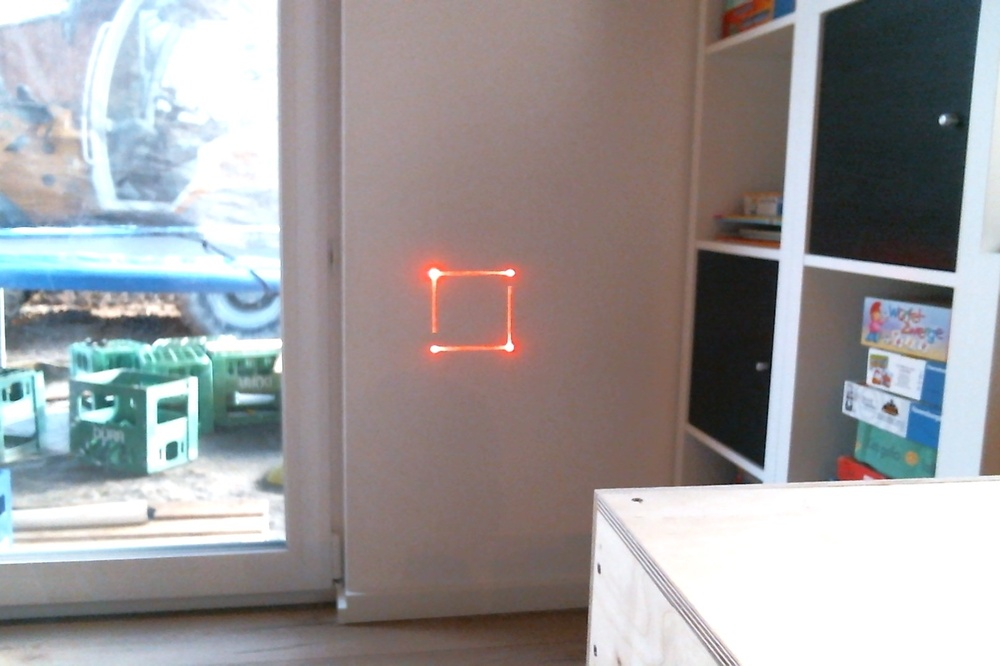
#> input picture Quadrat.jpg, 1000 x 666 px, shrunk from 1616 x 1077 before the run, given in place of the camera
$ python 2_circles.py
#> lines starting #> are read from the running program, lines starting #| are printed output that depends on the picture; after the words box and inside, x2 and y2 are one past the last pixel; in counts of white or black regions, pixels touching at a corner belong together
#from types import NoneType
import cv2 as cv
import numpy as np
import time
import math

# my webcam(2), default(0)
cap = cv.VideoCapture(0)

parameter1=100
def update1(value):
    global parameter1
    parameter1=value

parameter2=100
def update2(value):
    global parameter2
    parameter2=value

parameter3=100
def update3(value):
    global parameter3
    parameter3=value

# [4 lines of commented-out code are left out]
_, lf = cap.read()
#> lf is the input picture: shape (666, 1000, 3); mean B, G, R 153.9, 152.7, 155.4
print(lf.dtype)
#| uint8
while(1):
    # Take each frame
    _, rframe = cap.read()
    cv.imshow("rframe",rframe)
    frame=np.add(rframe//2,lf//2)
    #print(np.min(frame))
    cv.imshow("addframe",frame)
    lf=rframe
    #time.sleep(.1)
    # Convert BGR to HSV
    hsv = cv.cvtColor(frame, cv.COLOR_BGR2HSV)
#> hsv: shape (666, 1000, 3); mean H, S, V 52.3, 41, 165.4
    hsv_c = cv.cvtColor(frame, cv.COLOR_BGR2HSV)

    # define range of blue color in HSV
    parameter3 = 10
    lower = np.array([parameter3,parameter3,parameter3])
    upper = np.array([255,255,255])

    # Threshold the HSV image to get only blue colors
    mask = cv.inRange(frame, lower, upper)
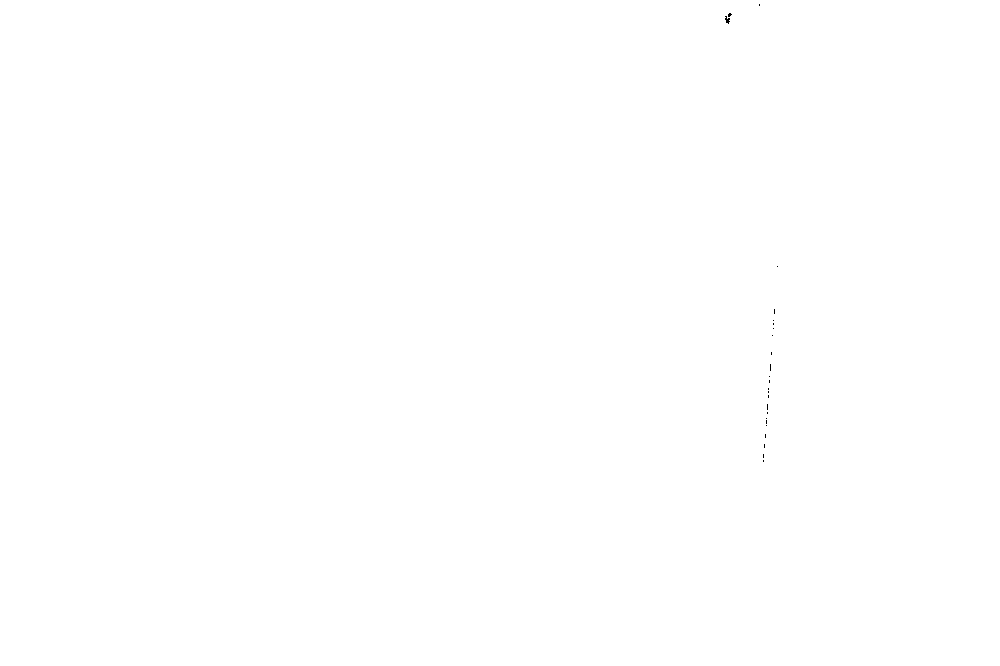
#> mask: shape (666, 1000); 100% white; black in thin lines or dots, all inside (x1, y1, x2, y2) = (725, 4, 778, 462)

    # Bitwise-AND mask and original image
    res = cv.bitwise_and(frame, frame, mask=mask)
    cv.imshow("res",res)
    cv.imshow('mask',mask)

    img = cv.medianBlur(res,3)
    cimg = cv.cvtColor(img,cv.COLOR_BGR2GRAY)
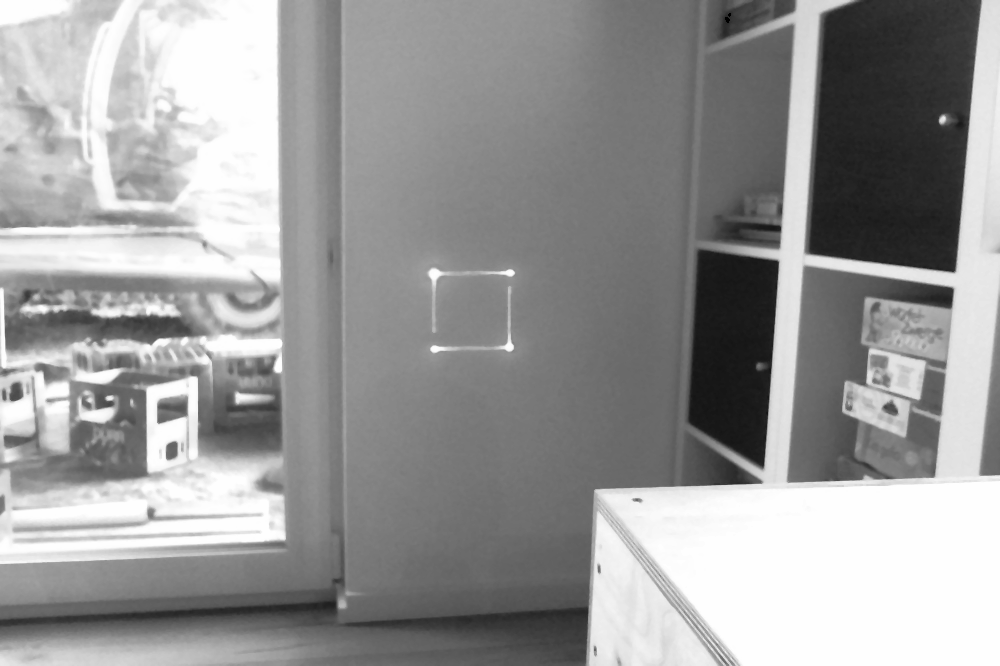
#> cimg: shape (666, 1000); min 0, max 254, mean 153.1
    circles = cv.HoughCircles(cimg,cv.HOUGH_GRADIENT,2,10,param1=parameter1,param2=parameter2,minRadius=5,maxRadius=200)
#> circles = 156 rows, first 8: [145, 245, 139.4], [157, 419, 119.6], [159, 251, 124], [107, 357, 84.4], [123, 281, 86.6], [197, 433, 84.4], [243, 443, 110.8], [189, 265, 91]

    if type(circles) != type(None):
        circles = np.uint16(np.around(circles))
#> circles = 156 rows, first 8: [145, 245, 139], [157, 419, 120], [159, 251, 124], [107, 357, 84], [123, 281, 87], [197, 433, 84], [243, 443, 111], [189, 265, 91]
        i=circles[0,0]
#> i = [145, 245, 139]
        # draw the outer circle
        cv.circle(cimg,(i[0],i[1]),i[2],(0,255,0),2)
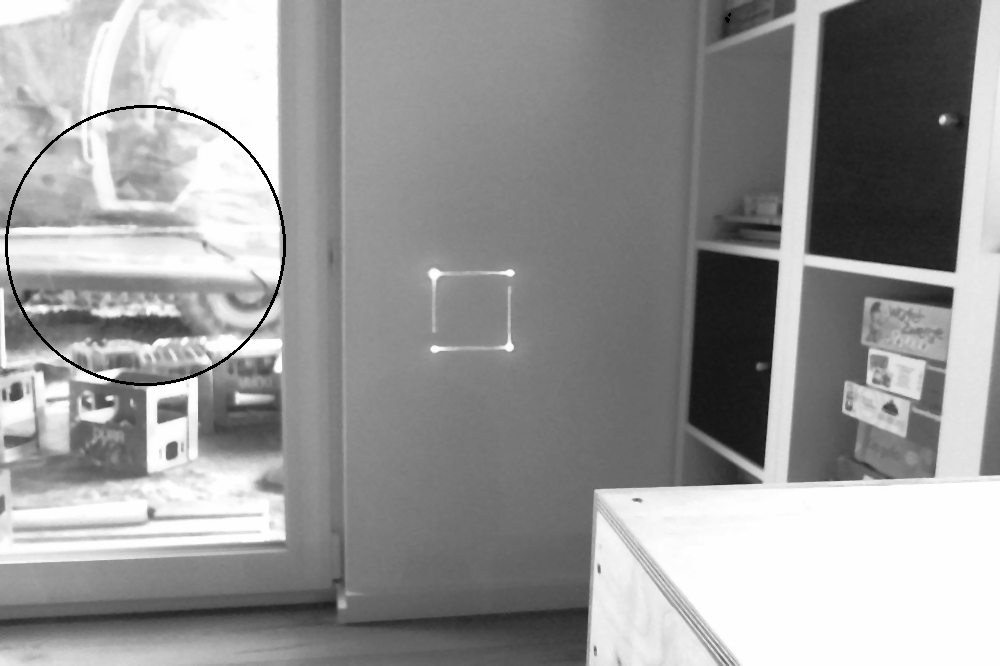
#> cimg: shape (666, 1000); 0.38% of pixels changed, all inside (x1, y1, x2, y2) = (5, 105, 286, 386)
        # draw the center of the circle
        cv.circle(cimg,(i[0],i[1]),2,(0,0,255),3)
#> cimg: shape (666, 1000); 0.01% of pixels changed, all inside (x1, y1, x2, y2) = (141, 241, 150, 250)
        cv.imshow('cimg',cimg)

    cv.imshow("edges", cv.Canny(img,parameter1/2,parameter1))
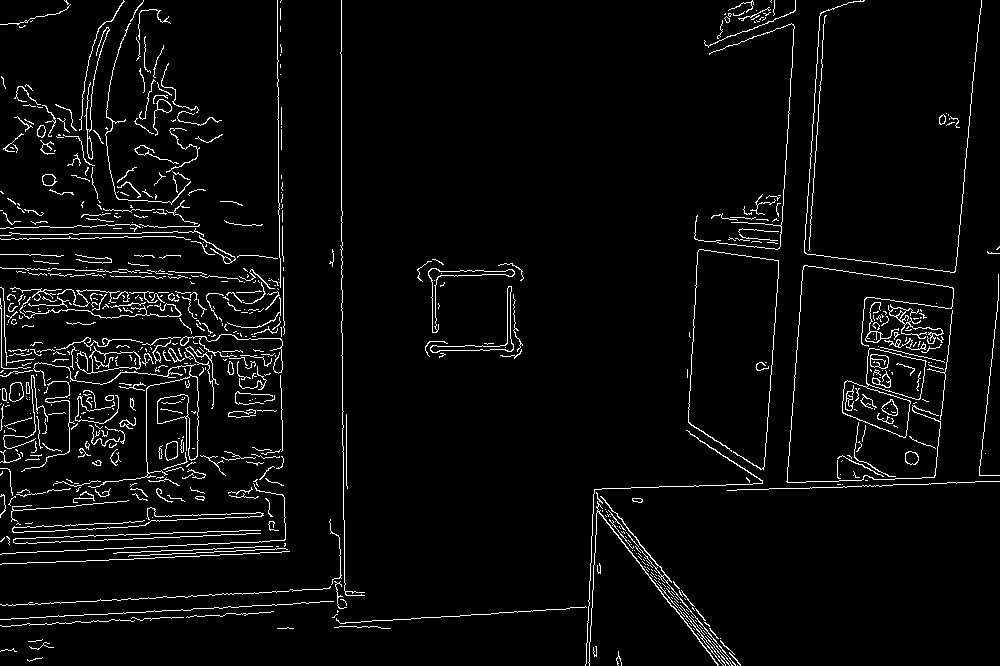
#> window 'edges': shape (666, 1000); 4% white in thin lines or dots
    cv.imshow('frame',frame)

    k = cv.waitKey(5) & 0xFF
#> (key Esc is pressed here)
    if k == 27:
        break

cv.destroyAllWindows()
